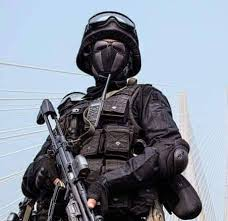
#> input picture Image Resizing and shaping/images.jpg, 228 x 221 px, found by its file name
$ python cropped.py
#> lines starting #> are read from the running program, lines starting #| are printed output that depends on the picture
import cv2

image = cv2.imread(r"Image Resizing and shaping\images.jpg")
#> image is the input picture: shape (221, 228, 3); mean B, G, R 153.2, 140.1, 132

if image is not None:
    cropped = image[100:200, 50:150]
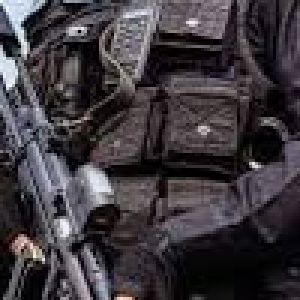
#> cropped: shape (100, 100, 3) (shown 3 times larger); mean B, G, R 62.8, 57.6, 62.7

    cv2.imshow("Original", image)
    cv2.imshow("Cropped", cropped)
    cv2.waitKey(0)
    cv2.destroyAllWindows()
